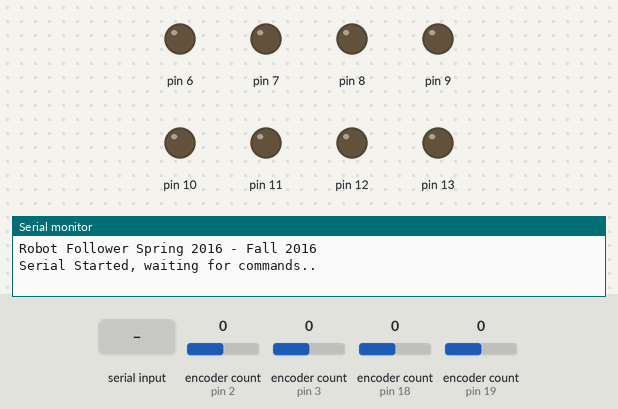
The sketch below on a simulated Arduino Mega 2560, built with avr-gcc and run on an emulated ATmega2560. Shown: output pins drawn as LEDs (lit = HIGH), the last lines printed to the serial monitor. Inputs (shaded band) come from the test bench; at power-on: encoder count (sensors on pin 2, pin 3, pin 18, pin 19) 0.

Above: at 1.2 s.
1.3 s: "MOVE 1\n" received over Serial
At 2.5 s:
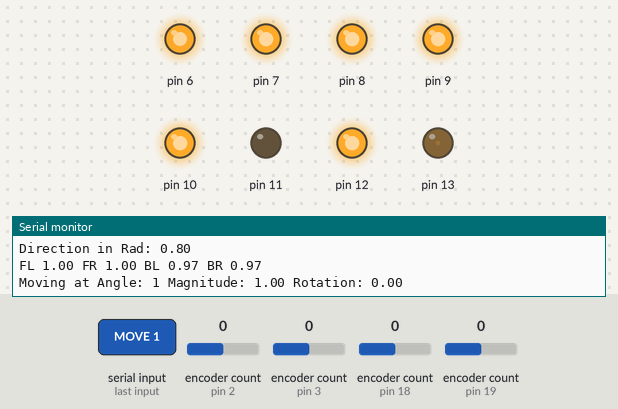
2.8 s: "MOVE 150\n" received over Serial
At 4.0 s:
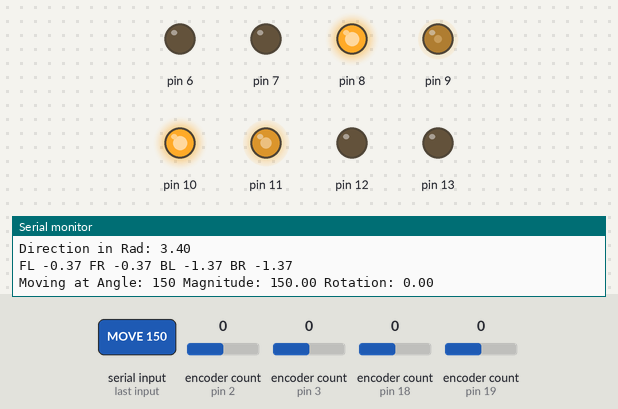
4.3 s: "MOVE 45\n" received over Serial
At 5.1 s:
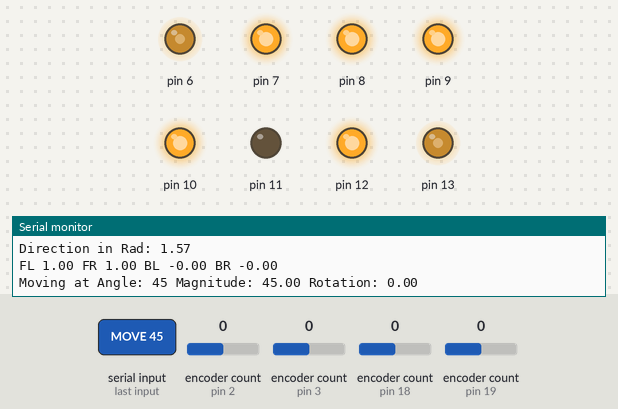
5.8 s: "MOVE 1\n" received over Serial
At 6.2 s:
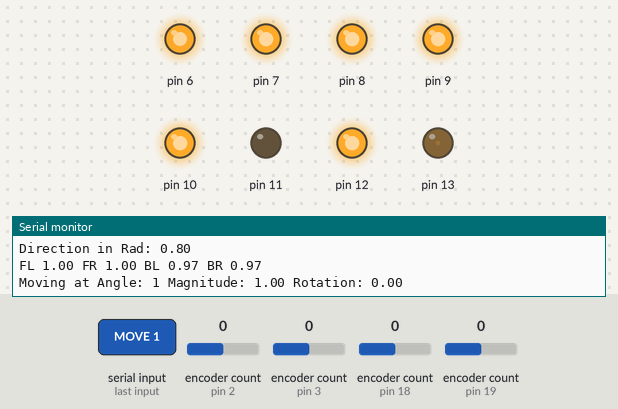
Timing chart, 0 to 8.3 s (numbered marks = the images above; inputs shaded):
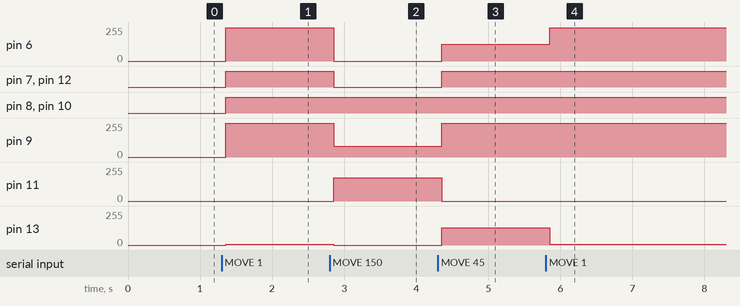

The sketch:

RobotFollowerArduino.ino
```cpp
#include <NewPing.h>
#include "MovementController.h"
//#include <Encoder.h>
//#include <ADXL345.h>
//#include <I2Cdev.h>
//#include <Wire.h>
//#include <SPI.h>


MovementControllerClass motorCont;

//first param trigger pin, seccond param echo pin
NewPing leftSonar(50, 48);
NewPing rightSonar(46, 44);

//double lastGyroReadTime = 0;
//double yawDriftValuePerSec = 0;
//double pitchDriftValuePerSec = 0;
//double rollDriftValuePerSec = 0;
//double yaw = 0;
//double pitch = 0;
//double roll = 0;

void setup()
{
  Serial.begin(115200);
  Serial.println("Robot Follower Spring 2016 - Fall 2016");
  Serial.println("");
  Serial.println("Serial Started, waiting for commands..");
  Serial.setTimeout(50);
}

void loop()
{
  SerialHandler();
  //GetSonarValues();
}

void GetSonarValues() {
  Serial.print("leftSonar ");
  Serial.print(leftSonar.ping_cm());
  Serial.print("rightSonar ");
  Serial.println(rightSonar.ping_cm());
}

void SerialHandler() {
  float speed = 0;
  if (Serial.available())
  {
    String cmd = Serial.readString();
    cmd.replace("\r", "");
    cmd.replace("\n", "");

    if (cmd == "STOP")
    {
      motorCont.Stop();
      Serial.println("Stopped");
    }
    else if (cmd.startsWith("MOVE"))
    {
      cmd.replace("MOVE ", "");
      int spaceIndex = cmd.indexOf(' ');
      int secondSpaceIndex = cmd.indexOf(' ', spaceIndex + 1);
      int angle = cmd.substring(0, spaceIndex).toInt();
      float magnitude = cmd.substring(spaceIndex + 1, secondSpaceIndex).toFloat();
      float rotation = cmd.substring(secondSpaceIndex).toFloat();
      if (magnitude == 0) {
        motorCont.Stop();
      }
      else {
        motorCont.MoveInDirecion(magnitude, angle, rotation);
      }

      Serial.print("Moving at Angle: ");
      Serial.print(angle);
      Serial.print(" Magnitude: ");
      Serial.print(magnitude);
      Serial.print(" Rotation: ");
      Serial.println(rotation);
    }
    else if (cmd.startsWith("RUALIVE"))
    {
      Serial.println("ALIVE");
    }
    else if (cmd.startsWith("sonar"))
    {
      Serial.print("leftSonar ");
      Serial.print(leftSonar.ping_cm());
      Serial.print(",rightSonar ");
      Serial.println(rightSonar.ping_cm());
    }
    else if (cmd.startsWith("rightSonar"))
    {
      Serial.print("rightSonar ");
      Serial.println(rightSonar.ping_cm());
    }
  }

  delay(1);
}

//void GetGyroValues() {
//  float ypr[3];
//  if (yaw == 0 && pitch == 0 && roll == 0) //first time this is run
//  {
//    lastGyroReadTime = millis();
//    //gyro.getYawPitchRoll(ypr);
//    yaw = ypr[0];
//    pitch = ypr[1];
//    roll = ypr[2];
//  }
//  else
//  {
//    //gyro.getYawPitchRoll(ypr);
//    yaw = ypr[0] - yawDriftValuePerSec*(float)(lastGyroReadTime / 1000);
//    pitch = ypr[1] - pitchDriftValuePerSec*(float)(lastGyroReadTime / 1000);
//    roll = ypr[2] - rollDriftValuePerSec*(float)(lastGyroReadTime / 1000);
//  }
//
//}
//
//void CalibrateGyro() {
//  float initialYPR[3];
//  float finalYPR[3];
//
//
//  gyro.getYawPitchRoll(initialYPR);
//  delay(1000);
//  gyro.getYawPitchRoll(finalYPR);
//
//  yawDriftValuePerSec = finalYPR[0] - initialYPR[0];
//  pitchDriftValuePerSec = finalYPR[1] - initialYPR[1];
//  rollDriftValuePerSec = finalYPR[2] - initialYPR[2];
//}
```

MotorController.cpp
```cpp
//
//
//
#include "Arduino.h"
#include "MotorController.h"
#include <Encoder.h>


const long pi = 3.1415926535897;
const long oneStepInDeg = 360 / 140;	//one step of encoder in degrees
const long oneStepInM = (pi * (long)6 * (long)0.0254) / (long)140;	//(2 * pi * radius) <- circumference, convert to meters(*0.0254), divide the the number of pulses per turn

int directionPin = 0;
int pwnPin = 0;
uint8_t encoderChannelAPin = 0;
uint8_t encoderChannelBPin = 0;
bool inverseDir;


void MotorController::Stop() {
	digitalWrite(directionPin, LOW);
	digitalWrite(pwmPin, LOW);
}
void MotorController::SetSpeed(float speed) {
	float newSpeed = speed;


	if (newSpeed > 100)
	{
		newSpeed = 100;
	}
	if (newSpeed < -100)
	{
		newSpeed = -100;
	}
	newSpeed = map(newSpeed, -100, 100, 0, 255);

	if (newSpeed != 0)
	{
		digitalWrite(directionPin, HIGH);

		if (inverseDir)
		{
			analogWrite(pwmPin, (255 - newSpeed));
		}
		else
		{
			analogWrite(pwmPin, newSpeed);
		}
	}
	else
	{
		Stop();
	}
}

long MotorController::GetSpeed() {
	long oldPosition = encoder.read();
	long time = (long)millis();

	while (oldPosition == encoder.read())
	{
		if (millis() - time > 1000)//1 second timeout
		{
			return 0;
		}
	}
	time = (long)millis() - time;
	time *= (long)1000; //convert to seconds

	return ((long)(oneStepInM) / time);
}

long MotorController::GetPosition() {
	return encoder.read();
}
```

MotorController.h
```cpp
// MotorController.h

#ifndef _MOTORCONTROLLER_h
#define _MOTORCONTROLLER_h

#if defined(ARDUINO) && ARDUINO >= 100
	#include "arduino.h"
#else
	#include "WProgram.h"
#endif


#endif
#include <Encoder.h>

class MotorController
{

public:

	MotorController(int directionPin, int pwmPin, uint8_t encoderChannelAPin, uint8_t encoderChannelBPin,bool inverseDirection) : encoder(encoderChannelAPin, encoderChannelBPin) {
		this->directionPin = directionPin;
		this->pwmPin = pwmPin;

		pinMode(directionPin, OUTPUT);
		pinMode(pwmPin, OUTPUT);
		inverseDir = inverseDirection;
	};
	long GetPosition();
	long GetSpeed();
	void Stop();
	void SetSpeed(float speed);

private:
	Encoder encoder;

	void MoveCW(int angle);

	int directionPin;
	int pwmPin;
	int encoderChannelAPin;
	int encoderChannelBPin;
	bool inverseDir;


};
```

MovementController.cpp
```cpp
#include "MovementController.h"
#include "Arduino.h"

bool invertDirection = false;

void MovementControllerClass::Stop() {
  motorBL.Stop();
  motorBR.Stop();
  motorFL.Stop();
  motorFR.Stop();
}

void MovementControllerClass::MoveInDirecion(double magnitude, double direction, double rotation) {
  double speedFL, speedBL, speedFR, speedBR;
  double directionInRad = 0;
  double cosOfDirection = 0;
  double sinOfDirection = 0;
  double mag;

  mag = Limit(magnitude) * sqrt(2.0);
  directionInRad = (direction + 45) * PI / 180.0;
  Serial.print("Direction in Rad: ");
  Serial.println(directionInRad);

  cosOfDirection = cos(directionInRad);
  sinOfDirection = sin(directionInRad);

  //  speedFL = sinOfDirection * mag + rotation;
  //  speedFR = cosOfDirection * mag - rotation;
  //  speedBL = cosOfDirection * mag + rotation;
  //  speedBR = sinOfDirection * mag - rotation;

  //  speedBR = sinOfDirection * mag + rotation;
  //  speedBL = cosOfDirection * mag - rotation;
  //  speedFR = cosOfDirection * mag + rotation;
  //  speedFL = sinOfDirection * mag - rotation;

  speedBR = cosOfDirection * mag + rotation;
  speedBL = cosOfDirection * mag - rotation;
  speedFR = sinOfDirection * mag + rotation;
  speedFL = sinOfDirection * mag - rotation;

  //Find the max
  double max = speedFL;
  if (speedFR > max)
  {
    max = speedFR;
  }
  if (speedBL > max)
  {
    max = speedBL;
  }
  if (speedBR > max)
  {
    max = speedBR;
  }

  //  Serial.print("FL ");
  //  Serial.print(speedFL);
  //  Serial.print(" FR ");
  //  Serial.print(speedFR);
  //  Serial.print(" BL ");
  //  Serial.print(speedBL);
  //  Serial.print(" BR ");
  //  Serial.println(speedBL);

  if (max > 1.0)
  {
    //Normalize speeds;
    speedBL = speedBL / max;
    speedBR = speedBR / max;
    speedFL = speedFL / max;
    speedFR = speedFR / max;
  }

  Serial.print("FL ");
  Serial.print(speedFL);
  Serial.print(" FR ");
  Serial.print(speedFR);
  Serial.print(" BL ");
  Serial.print(speedBL);
  Serial.print(" BR ");
  Serial.println(speedBL);
  //Serial.print(" Max ");
  //Serial.println(max);

  motorBL.SetSpeed(speedBL * 100.0);
  motorBR.SetSpeed(speedBR * 100.0);
  motorFL.SetSpeed(speedFL * 100.0);
  motorFR.SetSpeed(speedFR * 100.0);
}

double MovementControllerClass::Limit(double number) {
  if (number > 1.0)
  {
    return 1.0;
  }
  else if (number < -1.0) {
    return -1.0;
  }
  else
  {
    return number;
  }
}


//FOLLOWING METHODS NOT REALLY USED ANYMORE, ALL THE MOVEMENT IS DONE THROUGH ABOVE METHOD

//
//void MovementControllerClass::TurnForwardLeft(float speed) {
//  motorBL.SetSpeed(speed * (float)0.5);
//  motorFL.SetSpeed(speed * (float)0.5);
//  motorBR.SetSpeed(speed * (float)1.5);
//  motorFR.SetSpeed(speed * (float)1.5);
//}
//
//void MovementControllerClass::TurnForwardRight(float speed) {
//  motorBL.SetSpeed(speed * (float)1.5);
//  motorFL.SetSpeed(speed * (float)1.5);
//  motorBR.SetSpeed(speed * (float)0.5);
//  motorFR.SetSpeed(speed * (float)0.5);
//}
//
//void MovementControllerClass::TurnBackwardLeft(float speed) {
//  motorBL.SetSpeed(-speed * (float)0.5);
//  motorFL.SetSpeed(-speed * (float)0.5);
//  motorBR.SetSpeed(-speed * (float)1.5);
//  motorFR.SetSpeed(-speed * (float)1.5);
//}
//
//void MovementControllerClass::TurnBackwardRight(float speed) {
//  motorBL.SetSpeed(-speed * (float)1.5);
//  motorFL.SetSpeed(-speed * (float)1.5);
//  motorBR.SetSpeed(-speed * (float)0.5);
//  motorFR.SetSpeed(-speed * (float)0.5);
//}
//
//void MovementControllerClass::MoveForward(float speed) {
//  motorBL.SetSpeed(speed);
//  motorBR.SetSpeed(speed);
//  motorFL.SetSpeed(speed);
//  motorFR.SetSpeed(speed);
//}
//
//void MovementControllerClass::MoveLeft(float speed) {
//  motorBL.SetSpeed(speed);
//  motorBR.SetSpeed(-speed);
//  motorFL.SetSpeed(-speed);
//  motorFR.SetSpeed(speed);
//}
//
//void MovementControllerClass::MoveRight(float speed) {
//  motorBL.SetSpeed(-speed);
//  motorBR.SetSpeed(speed);
//  motorFL.SetSpeed(speed);
//  motorFR.SetSpeed(-speed);
//}
//void MovementControllerClass::MoveBack(float speed) {
//  motorBL.SetSpeed(-speed);
//  motorBR.SetSpeed(-speed);
//  motorFL.SetSpeed(-speed);
//  motorFR.SetSpeed(-speed);
//}
//
//long MovementControllerClass::GetSpeed() {
//  long averageSpeed = (motorBL.GetSpeed() + motorBR.GetSpeed() + motorFL.GetSpeed() + motorFR.GetSpeed()) / (long)4;
//  return averageSpeed;
//}
```

MovementController.h
```cpp
// MovementController.h
#include "MotorController.h"
#ifndef _MOVEMENTCONTROLLER_h
#define _MOVEMENTCONTROLLER_h

#if defined(ARDUINO) && ARDUINO >= 100
#include "arduino.h"
#else
#include "WProgram.h"
#endif

class MovementControllerClass
{
  protected:
  private:
    MotorController motorFL;
    MotorController motorFR;
    MotorController motorBL;
    MotorController motorBR;

  public:
    void Stop();
    void MoveInDirecion(double magnitude, double direction, double rotation);
    double Limit(double number);
    //	void TurnForwardLeft(float speed);
    //	void TurnForwardRight(float speed);
    //	void TurnBackwardLeft(float speed);
    //	void TurnBackwardRight(float speed);
    //	void MoveForward(float speed);
    //	void MoveLeft(float speed);
    //	void MoveRight(float speed);
    //	void MoveBack(float speed);
    //	long GetSpeed();
    MovementControllerClass() : motorFL(8, 9, 2, 4, false) , motorFR(10, 11, 3, 5, true) , motorBL(12, 13, 18, 22, true) , motorBR(7, 6, 19, 24, false) {

    };

};

extern MovementControllerClass MovementController;

#endif
```

Measured:
- after the input at 1.3 s, pin 6: 0/255 → 249/255 after 0.05 s; pin 7, pin 8, pin 10, pin 12: LOW → HIGH after 0.05 s; pin 9: 0/255 → 255/255 after 0.05 s; pin 13: 0/255 → 6/255 after 0.05 s
- after the input at 2.8 s, pin 6: 249/255 → 0/255 after 0.05 s; pin 7, pin 12: HIGH → LOW after 0.05 s; pin 9: 255/255 → 81/255 after 0.05 s; pin 11: 0/255 → 174/255 after 0.05 s; pin 13: 6/255 → 0/255 after 0.05 s
- after the input at 4.3 s, pin 6: 0/255 → 127/255 after 0.05 s; pin 7, pin 12: LOW → HIGH after 0.05 s; pin 9: 81/255 → 255/255 after 0.05 s; pin 11: 174/255 → 0/255 after 0.05 s; pin 13: 0/255 → 128/255 after 0.05 s
- after the input at 5.8 s, pin 6: 127/255 → 249/255 after 0.05 s; pin 13: 128/255 → 6/255 after 0.05 s
